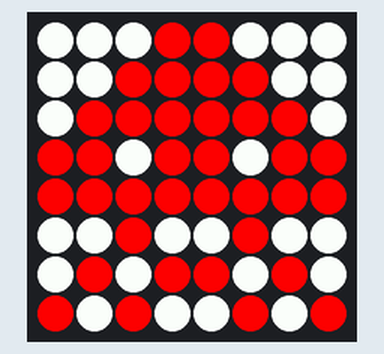
The program below on a simulated Raspberry Pi (BCM pin numbers) with a Sense HAT. Parts: the Sense HAT's 8×8 RGB LED matrix. At 10.0 s the program stops and its outputs stay as they are.

Above: at 0.1 s.
At 9.1 s:
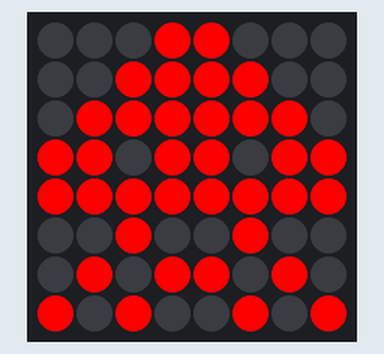

The program:

alien_spin.py
```python
#!/usr/bin/python
#
# Source: http://pythonhosted.org/sense-hat/api/
#
# File: alien_spin.py
#
# Description:
#   Updates the entire LED matrix based on a 64 length list of pixel values.
#
# Parameters:
#   pixel_list - [List], [[R, G, B] * 64]
#   A list containing 64 smaller lists of [R, G, B] pixels (red, green, blue). Each R-G-B element must be an integer between 0 and 255.
#
# Returns:
#   None
#

from sense_hat import SenseHat
from time import sleep

sense = SenseHat()

X = [255, 0, 0]  # Red
O = [255, 255, 255]  # White
o = [0, 0, 0]   #Off

alien_one = [
O, O, O, X, X, O, O, O,
O, O, X, X, X, X, O, O,
O, X, X, X, X, X, X, O,
X, X, O, X, X, O, X, X,
X, X, X, X, X, X, X, X,
O, O, X, O, O, X, O, O,
O, X, O, X, X, O, X, O,
X, O, X, O, O, X, O, X
]

alien_two = [
o, o, o, X, X, o, o, o,
o, o, X, X, X, X, o, o,
o, X, X, X, X, X, X, o,
X, X, o, X, X, o, X, X,
X, X, X, X, X, X, X, X,
o, o, X, o, o, X, o, o,
o, X, o, X, X, o, X, o,
X, o, X, o, o, X, o, X
]

sense.clear()  # no arguments defaults to off

sense.set_pixels(alien_one)
sleep(1)

sense.set_pixels(alien_two)
sleep(1)
sense.set_pixels(alien_one)
sleep(1)

sense.set_pixels(alien_two)
sleep(1)
sense.set_pixels(alien_one)
sleep(1)

sense.set_pixels(alien_two)
sleep(1)
sense.set_pixels(alien_one)
sleep(1)

sense.set_pixels(alien_two)
sleep(1)
sense.set_pixels(alien_one)
sleep(1)

sense.set_pixels(alien_two)
sleep(1)
sense.clear()  # no arguments defaults to off
```

Measured:
- what the display in image 1 shows lasts 1.0 s, from 9.0 s to 10.0 s
